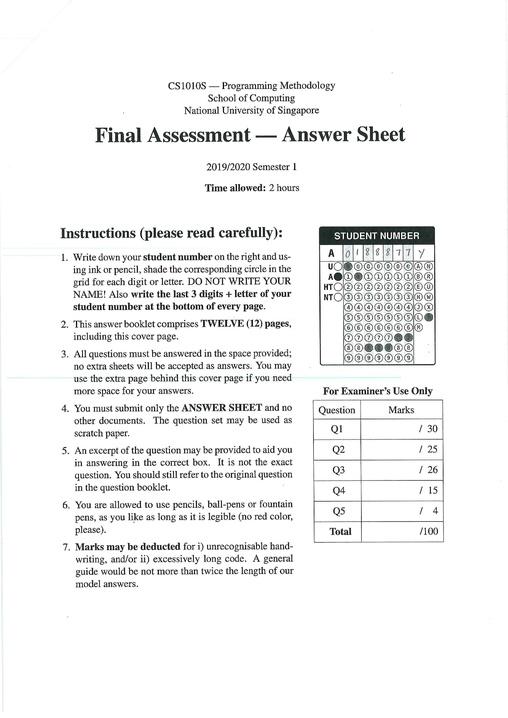
#> input picture samples/sample6/doc-scans/sample_roll_01.jpg, 508 x 718 px, shrunk from 1653 x 2339 before the run
$ python quick_test.py samples/sample6/doc-scans/sample_roll_01.jpg   (older library calls are emulated)
#> lines starting #> are read from the running program, lines starting #| are printed output that depends on the picture; after the words box and inside, x2 and y2 are one past the last pixel; in counts of white or black regions, pixels touching at a corner belong together
#> in preprocess_for_omr, img is the input picture: shape (718, 508, 3); mean B, G, R 241.9, 242, 241.8
### enhancer.py
"""
Image preprocessing pipeline for OMR sheets - v4.0

Improvements over v3:
  - Image quality validation (blur, brightness, exposure) before processing
  - EXIF-aware orientation correction for phone photos
  - Adaptive shadow removal: kernel tuned to per-image illumination spread
  - Adaptive CLAHE: clip-limit tuned to per-image histogram contrast
  - Adaptive sharpening: strength scaled to measured edge density
  - Guided upscaling for low-resolution inputs (< 800 px wide)
  - Glare/overexposure masking: saturated regions inpainted before thresholding
  - preprocess_for_omr() returns (gray, ImageQuality|None) tuple

Usage:
    from enhancer import preprocess_for_omr, validate_image_quality, enhance_image

    gray, quality = preprocess_for_omr("raw.jpg", validate=True)
    if not quality.is_acceptable:
        print("Bad frame:", quality.reason)
"""

import cv2
import numpy as np
import struct
from dataclasses import dataclass
from typing import Optional, Tuple


# ---------------------------------------------------------------------------
# Quality assessment
# ---------------------------------------------------------------------------

@dataclass
class ImageQuality:
    """Numeric quality indicators for a captured OMR frame."""
    blur_score: float
    brightness: float
    contrast: float
    overexposed_pct: float
    underexposed_pct: float
    is_acceptable: bool
    reason: str


_MIN_BLUR     = 60.0
_MIN_BRIGHT   = 60.0
_MAX_BRIGHT   = 230.0
_MIN_CONTRAST = 20.0
_MAX_OVEREXP  = 0.15
_MAX_UNDEREXP = 0.25


# [29 lines left out: function validate_image_quality, not called in this run]


# ---------------------------------------------------------------------------
# EXIF orientation
# ---------------------------------------------------------------------------

def _apply_exif_rotation(img_bgr: np.ndarray, img_bytes: bytes) -> np.ndarray:
    """Read EXIF orientation tag from raw bytes and rotate pixel data accordingly."""
    try:
        data = img_bytes

        def _get_orient(d: bytes) -> int:
            if len(d) < 12 or d[:2] != b'\xff\xd8':
                return 1
            off = 2
            while off < len(d) - 4:
                marker = d[off:off+2]
                seg_len = struct.unpack('>' + 'H', d[off+2:off+4])[0]
                if marker == b'\xff\xe1':
                    if d[off+4:off+10] != b'Exif\x00\x00':
                        break
                    tiff = d[off+10:]
                    endian = '>' if tiff[:2] == b'MM' else '<'
                    ifd_off = struct.unpack(endian + 'I', tiff[4:8])[0]
                    n = struct.unpack(endian + 'H', tiff[ifd_off:ifd_off+2])[0]
                    for i in range(n):
                        ent = tiff[ifd_off+2+i*12 : ifd_off+2+(i+1)*12]
                        if len(ent) < 12:
                            break
                        if struct.unpack(endian+'H', ent[:2])[0] == 0x0112:
                            return struct.unpack(endian+'H', ent[8:10])[0]
                    break
                off += 2 + seg_len
            return 1

        orient = _get_orient(data)
        if orient == 3:
            return cv2.rotate(img_bgr, cv2.ROTATE_180)
        if orient == 6:
            return cv2.rotate(img_bgr, cv2.ROTATE_90_CLOCKWISE)
        if orient == 8:
            return cv2.rotate(img_bgr, cv2.ROTATE_90_COUNTERCLOCKWISE)
    except Exception:
        pass
    return img_bgr


# ---------------------------------------------------------------------------
# Guided upscaling
# ---------------------------------------------------------------------------

def _ensure_min_resolution(img: np.ndarray, min_width: int = 800) -> np.ndarray:
    """Upscale images narrower than min_width so circle detection has enough pixels."""
#> called with min_width = 800
    h, w = img.shape[:2]
    if w < min_width:
        scale = min_width / w
        img = cv2.resize(img, (int(w * scale), int(h * scale)),
                         interpolation=cv2.INTER_CUBIC)
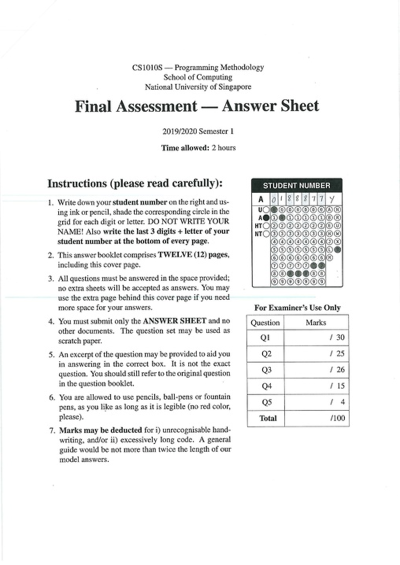
#> img: shape (1130, 800, 3) (shown at 1/2 size); mean of channels 0, 1, 2 241.7, 241.7, 241.5; drawn as B, G, R
    return img


# ---------------------------------------------------------------------------
# Adaptive shadow removal
# ---------------------------------------------------------------------------

def _remove_shadow(gray: np.ndarray) -> np.ndarray:
    """
    Adaptive shadow removal.
    Kernel size is tuned to the spatial frequency of the illumination
    non-uniformity: large spread -> large kernel to span shadows;
    uniform lighting -> small kernel to preserve fine detail.
    """
    h, w = gray.shape
    tile = max(1, min(h, w) // 8)
    local_means = [
        float(np.mean(gray[ty:ty+tile, tx:tx+tile]))
        for ty in range(0, h - tile, tile)
        for tx in range(0, w - tile, tile)
    ]
    spread = float(np.std(local_means)) if local_means else 0.0
    k_frac = 0.07 if spread > 20 else 0.04
    k = max(15, int(min(h, w) * k_frac) | 1)
    kernel = cv2.getStructuringElement(cv2.MORPH_ELLIPSE, (k, k))
    background = cv2.morphologyEx(gray, cv2.MORPH_DILATE, kernel)
    diff = cv2.absdiff(background, gray)
    return cv2.normalize(diff, None, 0, 255, cv2.NORM_MINMAX)


# ---------------------------------------------------------------------------
# Glare / overexposure dampening
# ---------------------------------------------------------------------------

def _dampen_glare(gray: np.ndarray) -> np.ndarray:
    """
    Reduce saturated highlight regions (glare, window reflections).
    Pixels above 245 are inpainted from their local neighbourhood so they
    don't report as blank white paper during thresholding.
    """
    mask = (gray > 245).astype(np.uint8) * 255
    if not np.any(mask):
        return gray
    return cv2.inpaint(gray, mask, inpaintRadius=7, flags=cv2.INPAINT_TELEA)


# ---------------------------------------------------------------------------
# Adaptive CLAHE
# ---------------------------------------------------------------------------

def _adaptive_clahe(gray: np.ndarray) -> np.ndarray:
    """
    CLAHE with clip-limit tuned to per-image histogram spread.
    Low-contrast images get a higher clip; high-contrast images get lower clip
    to avoid noise amplification.
    """
    std = float(np.std(gray))
    clip = max(1.5, min(4.0, 4.0 - (std - 10.0) * (2.5 / 50.0)))
    return cv2.createCLAHE(clipLimit=clip, tileGridSize=(8, 8)).apply(gray)


# ---------------------------------------------------------------------------
# Adaptive sharpening
# ---------------------------------------------------------------------------

def _sharpen(gray: np.ndarray) -> np.ndarray:
    """
    Unsharp-mask sharpening with strength scaled to edge density.
    Blurry images get stronger sharpening; already-sharp images get a mild
    pass to avoid ringing on noise.
    """
    blur_score = float(cv2.Laplacian(gray, cv2.CV_64F).var())
    strength = max(0.2, min(0.6, 0.6 - (blur_score - 100) * (0.4 / 400.0)))
    blur = cv2.GaussianBlur(gray, (0, 0), sigmaX=1.5)
    sharpened = cv2.addWeighted(gray, 1.0 + strength, blur, -strength, 0)
    return np.clip(sharpened, 0, 255).astype(np.uint8)


# ---------------------------------------------------------------------------
# Deskew
# ---------------------------------------------------------------------------

def _deskew(img: np.ndarray) -> np.ndarray:
    """
    Correct rotation up to +/-15 deg using dominant Hough line angle.
    Extended from +/-10 deg to handle phone shots held at steeper angles.
    A morphological close after rotation fills the border pixels that
    warpAffine introduces so they don't get detected as spurious dark edges.
    """
    gray = img if img.ndim == 2 else cv2.cvtColor(img, cv2.COLOR_BGR2GRAY)
    edges = cv2.Canny(gray, 40, 120, apertureSize=3)
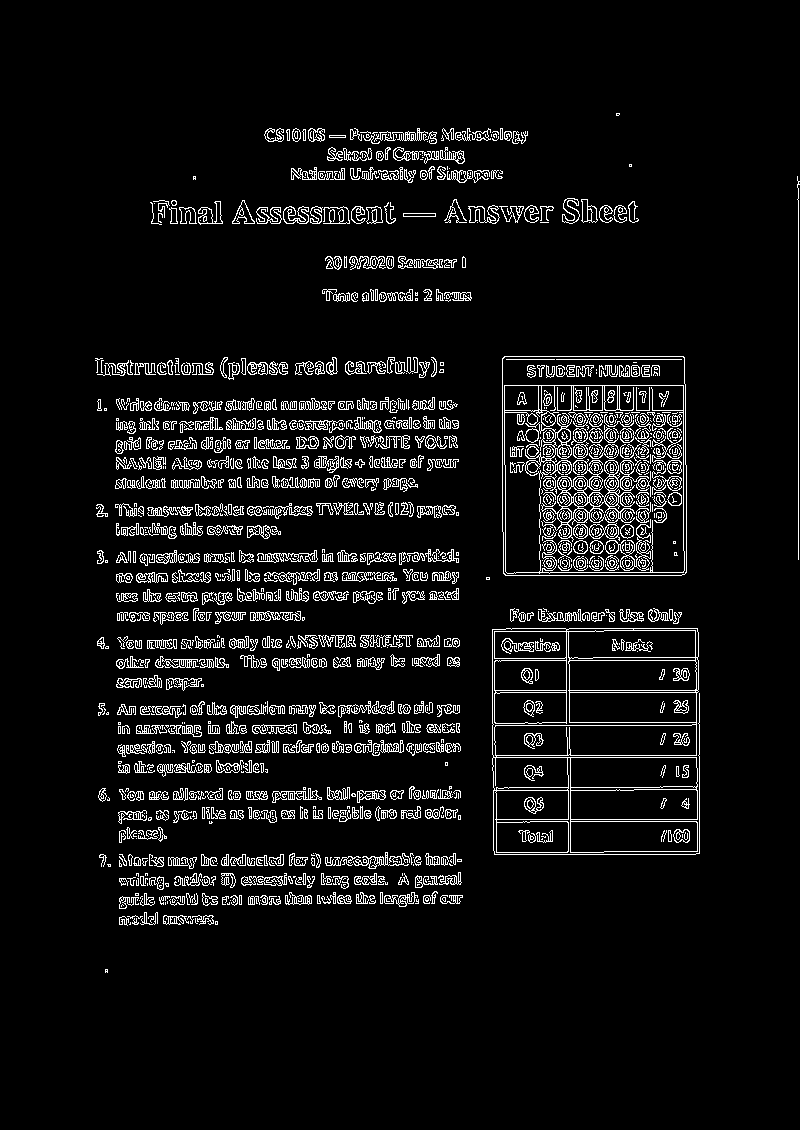
#> edges: shape (1130, 800); 6.5% white in thin lines or dots, all inside (x1, y1, x2, y2) = (95, 113, 800, 973)
    lines = cv2.HoughLinesP(
        edges, 1, np.pi / 180,
        threshold=80,
        minLineLength=max(50, img.shape[1] // 8),
        maxLineGap=20,
    )
#> lines = 365 rows, first 6: [798, 559, 798, 181], [492, 725, 699, 725], [152, 572, 458, 572], [505, 575, 681, 575], [492, 660, 698, 660], [97, 561, 458, 561]
    if lines is None or len(lines) < 5:
        return img

    angles = []
    for line in lines[:80]:
        x1, y1, x2, y2 = line[0]
        if x2 != x1:
            a = np.degrees(np.arctan2(y2 - y1, x2 - x1))
            if abs(a) <= 15:
                angles.append(a)
#> this loop made 80 passes
#> (x1, y1, x2, y2, a) on passes 2 to 9: (492, 725, 699, 725, 0), (152, 572, 458, 572, 0), (505, 575, 681, 575, 0), (492, 660, 698, 660, 0), (97, 561, 458, 561, 0), (540, 533, 685, 388, -45), (494, 854, 695, 854, 0), (539, 558, 652, 558, 0)
#> after the loop, angles = 73 values, max 1.11 at index 20, min -2 at index 30, mean -0.126

    if not angles:
        return img

    skew = float(np.median(angles))
#> skew = 0
    if abs(skew) < 0.3:
        return img

    h, w = img.shape[:2]
    M = cv2.getRotationMatrix2D((w / 2, h / 2), skew, 1.0)
    rotated = cv2.warpAffine(img, M, (w, h), flags=cv2.INTER_CUBIC,
                              borderMode=cv2.BORDER_REPLICATE)

    if rotated.ndim == 2:
        kc = cv2.getStructuringElement(cv2.MORPH_RECT, (3, 3))
        rotated = cv2.morphologyEx(rotated, cv2.MORPH_CLOSE, kc, iterations=1)
    return rotated


# ---------------------------------------------------------------------------
# Full colour enhancement pipeline
# ---------------------------------------------------------------------------

def _enhance_opencv(img_bgr: np.ndarray) -> np.ndarray:
    """
    Full colour enhancement pipeline:
      1. Guided upscaling (if < 800 px wide)
      2. Deskew (up to +/-15 deg)
      3. Adaptive shadow removal
      4. Glare/overexposure dampening
      5. Adaptive CLAHE
      6. Adaptive unsharp-mask sharpening
      7. Mild fast NLM denoising
    """
    img_bgr = _ensure_min_resolution(img_bgr)
    img_bgr = _deskew(img_bgr)

    lab = cv2.cvtColor(img_bgr, cv2.COLOR_BGR2LAB)
#> lab: shape (1130, 800, 3); mean of channels 0, 1, 2 242.5, 127.9, 128
    l_ch, a_ch, b_ch = cv2.split(lab)

    l_ch = _dampen_glare(l_ch)
#> in _dampen_glare, `mask = (gray > 245).astype(np.uint8) * 255`:
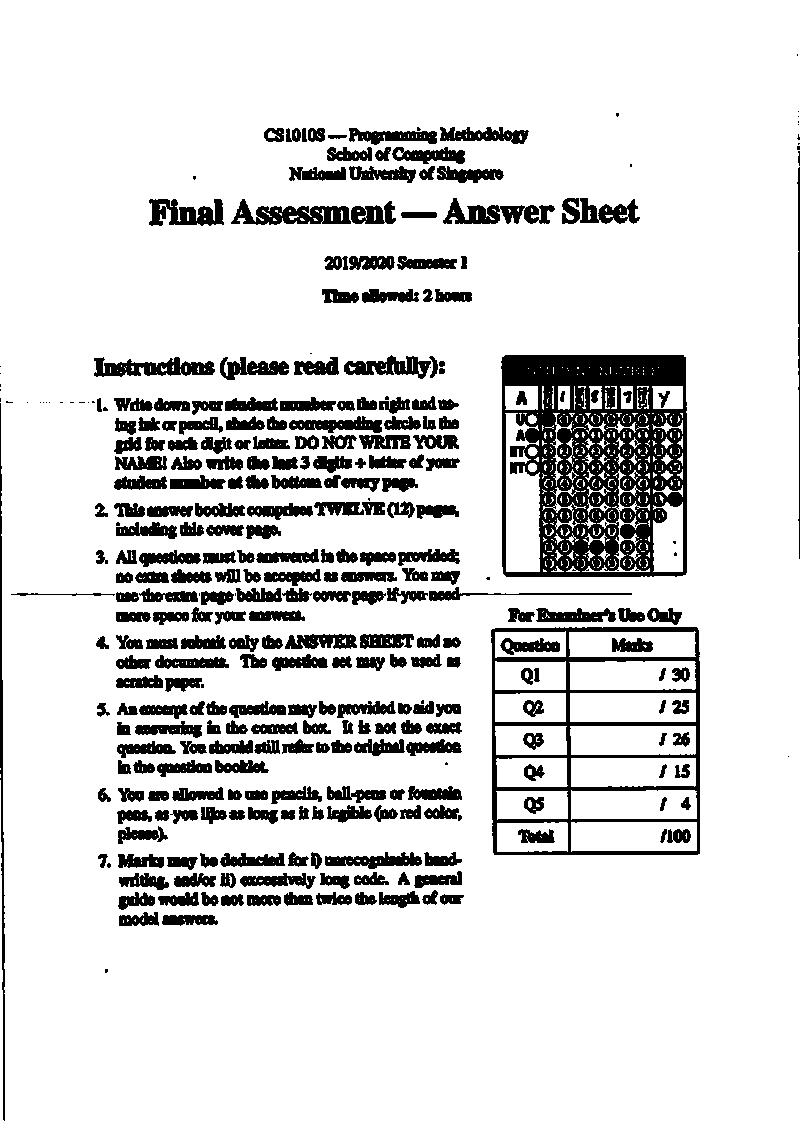
#> mask: shape (1130, 800); 85.9% white; 329 black regions (48 under 20 px), largest, box (x1, y1, x2, y2) and area: (501, 355, 687, 577) 26844, (491, 627, 700, 855) 8575, (231, 199, 351, 225) 1661
#> in _dampen_glare, `return cv2.inpaint(gray, mask, inpaintRadius=7, flags=cv2.INPAINT_TELEA)`:
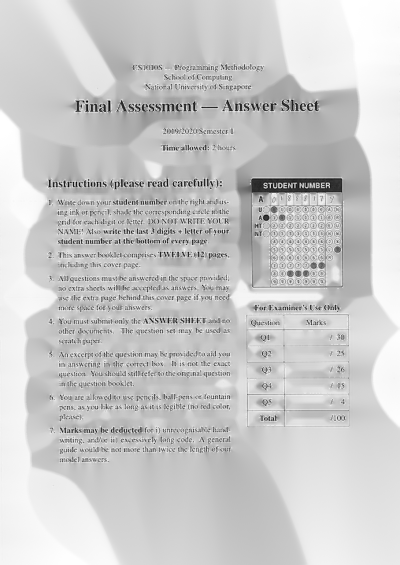
#> returned value: shape (1130, 800) (shown at 1/2 size); min 0, max 255, mean 202.4
    l_no_shadow = _remove_shadow(l_ch)
#> in _remove_shadow, `local_means = [ float(np.mean(gray[ty:ty+tile, tx:tx+tile])) for ty in..`: local_means = 77 values, max 244.4 at index 6, min 145.3 at index 26, mean 198.1
#> in _remove_shadow, `spread = float(np.std(local_means)) if local_means else 0.0`: spread = 20.65
#> in _remove_shadow, `k_frac = 0.07 if spread > 20 else 0.04`: k_frac = 0.07
#> in _remove_shadow, `k = max(15, int(min(h, w) * k_frac) | 1)`: k = 57
#> in _remove_shadow, `kernel = cv2.getStructuringElement(cv2.MORPH_ELLIPSE, (k, k))`:
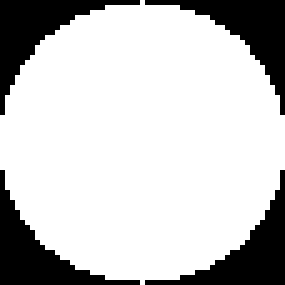
#> kernel: shape (57, 57) (shown 5 times larger); values 0 (black) and 1 (white), 77.5% white; 4 black regions, box (x1, y1, x2, y2) and area: (0, 0, 28, 23) 183, (29, 0, 57, 23) 183, (0, 34, 28, 57) 183, (29, 34, 57, 57) 183
#> (the rest of the program and of its run is left out)
